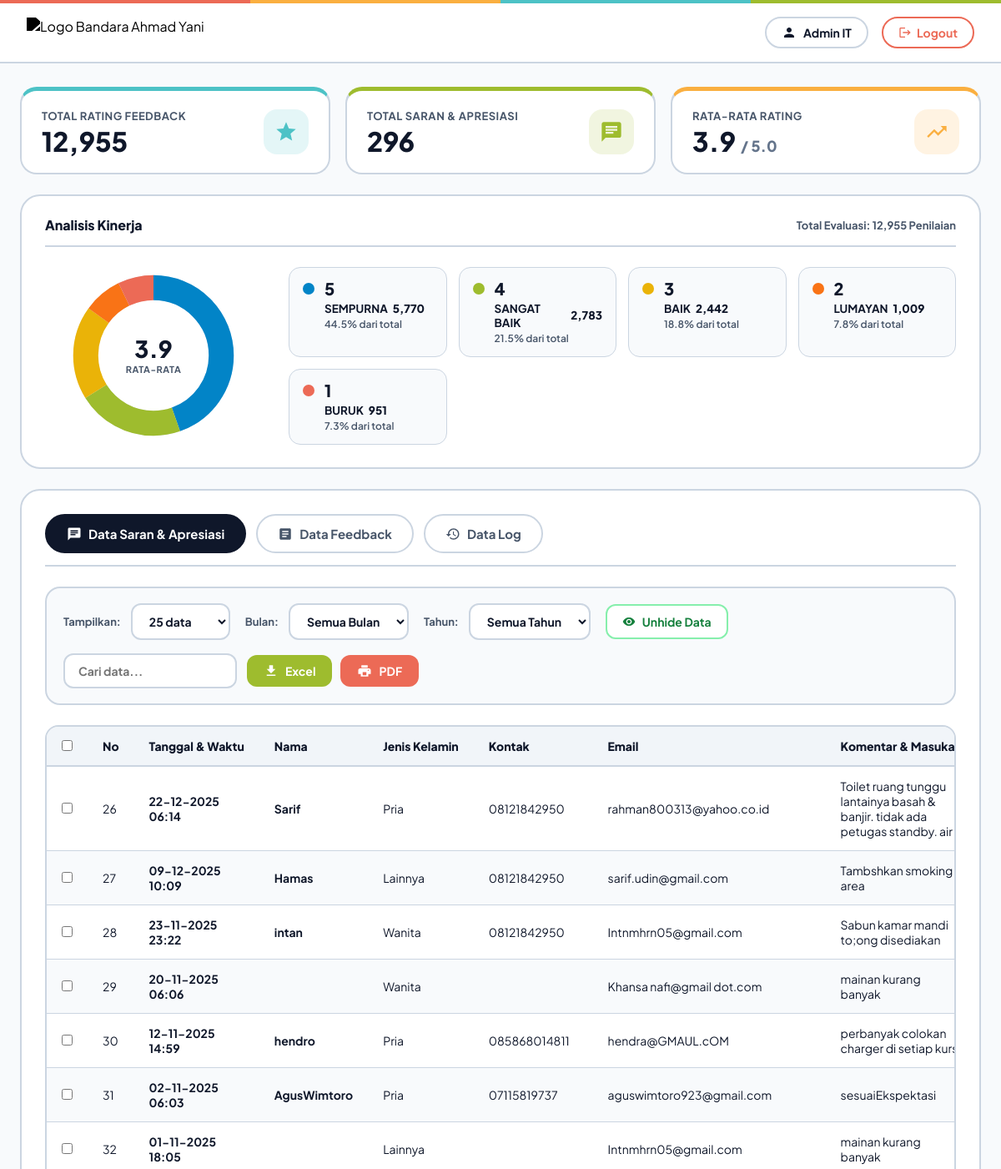
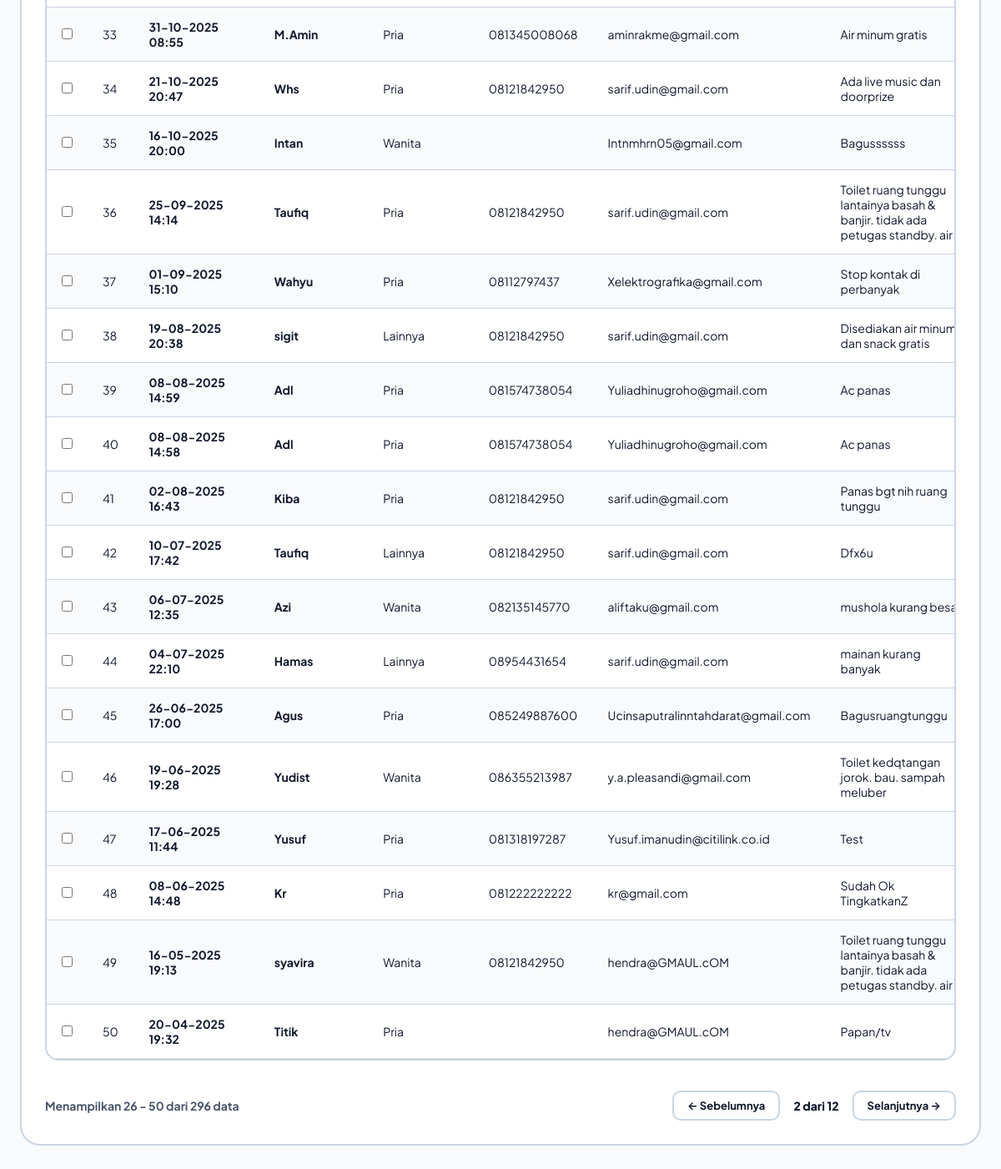
/dashboard/index.php?tab=saran&limit=25&month=all&year=all&p=2 (signed in), run on the app's committed database (2 pictures, top to bottom).
### tables this page shows
CREATE TABLE `person` (
  `id_person` int(250) NOT NULL AUTO_INCREMENT,
  `cookie` varchar(200) NOT NULL,
  `Name` varchar(200) NOT NULL,
  `Gender` int(11) NOT NULL,
  `Contact` text NOT NULL,
  `Subject` int(11) NOT NULL,
  `Email` text NOT NULL,
  `Coment` text NOT NULL,
  `date_fb` datetime NOT NULL,
  `flag` int(1) NOT NULL,
  PRIMARY KEY (`id_person`),
  KEY `cookie` (`cookie`),
  KEY `cookie_2` (`cookie`)
);

### dashboard/index.php (the view, shortened to what the rows shown need)
<?php
$tab = isset($_GET['tab']) ? $_GET['tab'] : 'saran';
$limit = isset($_GET['limit']) ? intval($_GET['limit']) : 25;
$month = isset($_GET['month']) ? $_GET['month'] : 'all';
$year = isset($_GET['year']) ? $_GET['year'] : 'all';
$page_num = isset($_GET['p']) ? max(1, intval($_GET['p'])) : 1;
$offset = ($page_num - 1) * $limit;
$where_clauses = array();
$total_records = 0;
$table_data = array();
if ($tab === 'saran') {
    $where_clauses[] = "(flag = 1 OR flag IS NULL)";
    $where_sql = !empty($where_clauses) ? "WHERE " . implode(" AND ", $where_clauses) : "";
    $res_count = @mysql_query("SELECT COUNT(*) as count FROM person $where_sql");
    $row_count = @mysql_fetch_assoc($res_count);
    $total_records = isset($row_count['count']) ? intval($row_count['count']) : 0;
    $res_data = @mysql_query("SELECT * FROM person $where_sql ORDER BY date_fb DESC LIMIT $offset, $limit");
    if ($res_data) {
        while ($r = mysql_fetch_assoc($res_data)) {
            $table_data[] = $r;
        }
    }
} else if ($tab === 'feedback') {
    if ($month !== 'all' && is_numeric($month)) $where_clauses[] = "MONTH(r.date_time) = " . intval($month);
    if ($year !== 'all' && is_numeric($year)) $where_clauses[] = "YEAR(r.date_time) = " . intval($year);
    $where_sql = !empty($where_clauses) ? "WHERE " . implode(" AND ", $where_clauses) : "";
    $query_feedback = "SELECT u.Id_unit, u.nama_unit, AVG(r.Id_vote) as avg_score, COUNT(r.Id_vote) as total_votes
                       FROM unit_n u
                       LEFT JOIN rate_n r ON u.Id_unit = r.Id_unit
                       $where_sql
                       GROUP BY u.Id_unit, u.nama_unit
                       ORDER BY avg_score DESC, total_votes DESC";
    $res_data = @mysql_query($query_feedback);
    $all_units_data = array();
    if ($res_data) {
        while ($r = mysql_fetch_assoc($res_data)) {
            $all_units_data[] = $r;
        }
    }
    $total_records = count($all_units_data);
    $table_data = array_slice($all_units_data, $offset, $limit);
}
$start_item = ($total_records > 0) ? ($offset + 1) : 0;
?>
<!DOCTYPE html>
<html lang="id">
<head>
    <link rel="stylesheet" href="css/dashboard_modern.css">
</head>
<body>
    <main class="dash-container">
        <section class="panel-card">
            <div class="table-wrapper">
                <form id="batchActionForm" method="post" action="index.php?tab=<?php echo urlencode($tab); ?>&limit=<?php echo $limit; ?>&month=<?php echo urlencode($month); ?>&year=<?php echo urlencode($year); ?>&p=<?php echo $page_num; ?>">
                    <table id="dataTable" class="data-table">
                        <thead>
                            <?php if ($tab === 'saran'): ?>
                                <tr>
                                    <th width="40" style="text-align: center;">
                                        <input type="checkbox" id="selectAllCheckbox" onclick="toggleSelectAll(this)" title="Pilih Semua">
                                    </th>
                                    <th width="45">No</th>
                                    <th width="150">Tanggal & Waktu</th>
                                    <th>Nama</th>
                                    <th>Jenis Kelamin</th>
                                    <th>Kontak</th>
                                    <th>Email</th>
                                    <th>Komentar & Masukan</th>
                                </tr>
                            <?php endif; ?>
                        </thead>
                        <tbody>
                            <?php if (!empty($table_data)): ?>
                                <?php $curr_no = $start_item; ?>
                                <?php foreach ($table_data as $row): ?>
                                    <?php if ($tab === 'saran'): ?>
                                        <?php
                                        $gender = ($row['Gender'] == 1) ? 'Pria' : (($row['Gender'] == 2) ? 'Wanita' : 'Lainnya');
                                        ?>
                                        <tr>
                                            <td align="center">
                                                <input type="checkbox" name="selected_cookies[]" class="row-checkbox" value="<?php echo htmlspecialchars($row['cookie']); ?>" onclick="updateBatchToolbar()">
                                            </td>
                                            <td><?php echo $curr_no++; ?></td>
                                            <td><strong><?php echo date("d-m-Y H:i", strtotime($row['date_fb'])); ?></strong></td>
                                            <td><strong><?php echo htmlspecialchars($row['Name']); ?></strong></td>
                                            <td><?php echo $gender; ?></td>
                                            <td><?php echo htmlspecialchars($row['Contact']); ?></td>
                                            <td><?php echo htmlspecialchars($row['Email']); ?></td>
                                            <td><?php echo htmlspecialchars($row['Coment']); ?></td>
                                        </tr>
                                    <?php endif; ?>
                                <?php endforeach; ?>
                            <?php endif; ?>
                        </tbody>
                    </table>
                </form>
            </div>
        </section>
    </main>
</body>
</html>

### data on the page
person: date_fb "22-12-2025 06:14", Name "Sarif", Gender "Pria", Contact "08121842950", Email "rahman800313@yahoo.co.id", Coment "Toilet ruang tunggu lantainya basah & banjir. tidak ada petugas standby. air…"
person: date_fb "09-12-2025 10:09", Name "Hamas", Gender "Lainnya", Contact "08121842950", Email "sarif.udin@gmail.com", Coment "Tambshkan smoking area"
person: date_fb "23-11-2025 23:22", Name "intan", Gender "Wanita", Contact "08121842950", Email "Intnmhrn05@gmail.com", Coment "Sabun kamar mandi to;ong disediakan"
person: date_fb "20-11-2025 06:06", Gender "Wanita", Email "Khansa nafi@gmail dot.com", Coment "mainan kurang banyak"
person: date_fb "12-11-2025 14:59", Name "hendro", Gender "Pria", Contact "085868014811", Email "hendra@GMAUL.cOM", Coment "perbanyak colokan charger di setiap…"
person: date_fb "02-11-2025 06:03", Name "AgusWimtoro", Gender "Pria", Contact "07115819737", Email "aguswimtoro923@gmail.com", Coment "sesuaiEkspektasi"
person: date_fb "01-11-2025 18:05", Gender "Lainnya", Email "Intnmhrn05@gmail.com", Coment "mainan kurang banyak"
person: date_fb "31-10-2025 08:55", Name "M.Amin", Gender "Pria", Contact "081345008068", Email "aminrakme@gmail.com", Coment "Air minum gratis"
person: date_fb "21-10-2025 20:47", Name "Whs", Gender "Pria", Contact "08121842950", Email "sarif.udin@gmail.com", Coment "Ada live music dan doorprize"
person: date_fb "16-10-2025 20:00", Name "Intan", Gender "Wanita", Email "Intnmhrn05@gmail.com", Coment "Bagussssss"
person: date_fb "25-09-2025 14:14", Name "Taufiq", Gender "Pria", Contact "08121842950", Email "sarif.udin@gmail.com", Coment "Toilet ruang tunggu lantainya basah & banjir. tidak ada petugas standby. air…"
person: date_fb "01-09-2025 15:10", Name "Wahyu", Gender "Pria", Contact "08112797437", Email "Xelektrografika@gmail.com", Coment "Stop kontak di perbanyak"
person: date_fb "19-08-2025 20:38", Name "sigit", Gender "Lainnya", Contact "08121842950", Email "sarif.udin@gmail.com", Coment "Disediakan air minum dan snack gratis"
person: date_fb "08-08-2025 14:59", Name "Adl", Gender "Pria", Contact "081574738054", Email "Yuliadhinugroho@gmail.com", Coment "Ac panas"
person: date_fb "08-08-2025 14:58", Name "Adl", Gender "Pria", Contact "081574738054", Email "Yuliadhinugroho@gmail.com", Coment "Ac panas"
person: date_fb "02-08-2025 16:43", Name "Kiba", Gender "Pria", Contact "08121842950", Email "sarif.udin@gmail.com", Coment "Panas bgt nih ruang tunggu"
person: date_fb "10-07-2025 17:42", Name "Taufiq", Gender "Lainnya", Contact "08121842950", Email "sarif.udin@gmail.com", Coment "Dfx6u"
person: date_fb "06-07-2025 12:35", Name "Azi", Gender "Wanita", Contact "082135145770", Email "aliftaku@gmail.com", Coment "mushola kurang…"
person: date_fb "04-07-2025 22:10", Name "Hamas", Gender "Lainnya", Contact "08954431654", Email "sarif.udin@gmail.com", Coment "mainan kurang banyak"
person: date_fb "26-06-2025 17:00", Name "Agus", Gender "Pria", Contact "085249887600", Email "Ucinsaputralinntahdarat@gmail.com", Coment "Bagusruangtunggu"
person: date_fb "19-06-2025 19:28", Name "Yudist", Gender "Wanita", Contact "086355213987", Email "y.a.pleasandi@gmail.com", Coment "Toilet kedqtangan jorok. bau. sampah meluber"
person: date_fb "17-06-2025 11:44", Name "Yusuf", Gender "Pria", Contact "081318197287", Email "Yusuf.imanudin@citilink.co.id", Coment "Test"
person: date_fb "08-06-2025 14:48", Name "Kr", Gender "Pria", Contact "081222222222", Email "kr@gmail.com", Coment "Sudah Ok TingkatkanZ"
person: date_fb "16-05-2025 19:13", Name "syavira", Gender "Wanita", Contact "08121842950", Email "hendra@GMAUL.cOM", Coment "Toilet ruang tunggu lantainya basah & banjir. tidak ada petugas standby. air…"
person: date_fb "20-04-2025 19:32", Name "Titik", Gender "Pria", Email "hendra@GMAUL.cOM", Coment "Papan/tv"

### other printed values
$current_user "Admin IT"
$total_ratings "12,955"
$total_saran "296"
$avg_rating_score "3.9"
$sum_votes "12,955"
$val "5"
$label_text "SEMPURNA"
$count "5,770"
$pct "44.5"
$val "4"
$label_text "SANGAT BAIK"
$count "2,783"
$pct "21.5"
$val "3"
$label_text "BAIK"
